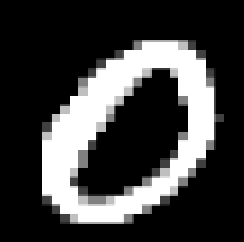
#> input picture digit.png, 122 x 121 px (shown 2 times larger)
$ python convert.py
#> lines starting #> are read from the running program, lines starting #| are printed output that depends on the picture
from PIL import Image, ImageOps
import numpy as np

img = Image.open("digit.png").convert("L")
img = ImageOps.invert(img)          # flip if needed
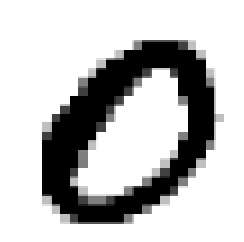
#> img: PIL image 122x121 L (shown 2 times larger); min 0, max 255, mean 192.2
img = img.resize((28,28))
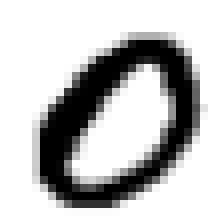
#> img: PIL image 28x28 L (shown 8 times larger); min 0, max 255, mean 192.2
np.array(img, dtype=np.uint8).reshape(-1).tofile("img_28x28.bin")
print("wrote img_28x28.bin (784 bytes)")
